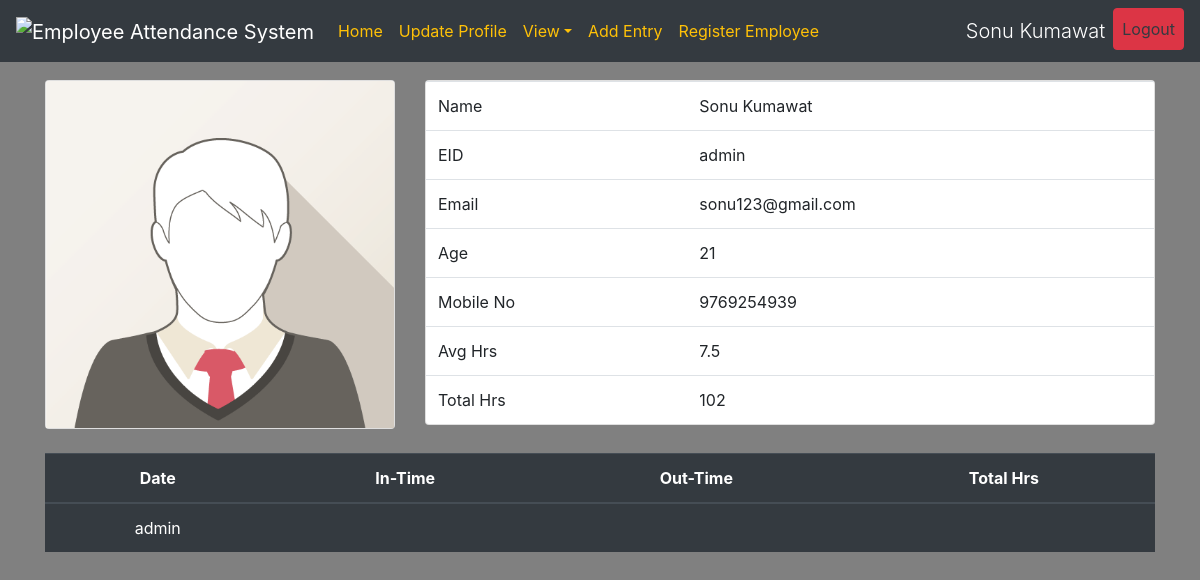
Screenshot of /employee/1/ (signed in) with the database file from the repository.
### MyWebsite/models.py (models this page shows, shortened)
class EmployeeUser(AbstractBaseUser):
	email = models.EmailField(name="email", max_length=60,unique=True)
	employeeid = models.CharField(max_length=30, unique=True)
	password = models.CharField(max_length=150)
	ename = models.CharField(max_length=30, null=False)
	age = models.PositiveIntegerField(null=True)
	mobileno = models.CharField(max_length=10)
	entry = models.TextField(null=True)
	date_joined = models.DateTimeField(name='date joined', auto_now_add=True)
	last_login = models.DateTimeField(name='last login', auto_now=True)
	is_admin = models.BooleanField(default=False)
	is_active = models.BooleanField(default=True)
	is_staff = models.BooleanField(default=False)
	is_superuser = models.BooleanField(default=False)
	USERNAME_FIELD = 'email'
	REQUIRED_FIELDS = ['employeeid']
	objects = MyEmployeeManager()

### MyWebsite/views.py (the view)
# urls.py: path('employee/<int:id>/', employee_view, name="employee"),
@login_required(login_url='home')
def employee_view(request, id):
	if not request.user.is_superuser:
		id = request.user.id
	emp = get_object_or_404(EmployeeUser, id=id)
	entries = EmployeeService().retrieveEntries(emp.email)
	context = {'emp':emp, 'entries':entries}
	return render(request, "employee.html", context)

### MyWebsite/services.py (called while the page is built)
	def retrieveEntries(self, email):
		emp = EmployeeUser.objects.get(email=email)
		rtr_list = []
		data = emp.entry
		if data is not None:
			entry_list = data.split(';')
			for entry in entry_list:
				x = entry.split('/')
				rtr_list.append(x)
		return rtr_list

### Templates/employee.html
{% extends 'base.html' %}
{% block content %}
<div class="container pt-4">
	<div class="row">
		<div class="col-lg-4 h-100">
			<div class="card card-shadow">
				{% load static %}
				<img class="card-img-top" src="{% static 'images/img_avatar1.png' %}", alt="card image">
			</div>
		</div>
		<div class="col">
			<div class="card card-shadow">
				<table class="table mb-0">
					<tbody>
						<tr>
							<td>Name</td>
							<td>{{ emp.ename }}</td>
						</tr>
						<tr>
							<td>EID</td>
							<td>{{ emp.employeeid }}</td>
						</tr>
						<tr>
							<td>Email</td>
							<td>{{ emp.email }}</td>
						</tr>
						<tr>
							<td>Age</td>
							<td>{{ emp.age }}</td>
						</tr>
						<tr>
							<td>Mobile No</td>
							<td>{{ emp.mobileno }}</td>
						</tr>
						<tr>
							<td>Avg Hrs</td>
							<td>7.5</td>
						</tr>
						<tr>
							<td>Total Hrs</td>
							<td>102</td>
						</tr>
					</tbody>
				</table>
			</div>
		</div>
	</div>
	<div class="my-4">
		<table class="table table-dark">
			<thead class="thead-dark text-center">
				<th>Date</th>
				<th>In-Time</th>
				<th>Out-Time</th>
				<th>Total Hrs</th>
			</thead>
			<tbody class="text-center">
				{% for entry in entries %}
					<tr>
						{% for item in entry %}
							<td>{{ item }}</td>
						{% endfor %}
					</tr>
				{% endfor %}
			</tbody>
		</table>
	</div>
</div>
{% endblock content %}

### Templates/base.html (shortened to what this page needs)
<!DOCTYPE html>
<html lang="en">
<head>
	<link rel="stylesheet" href="https://maxcdn.bootstrapcdn.com/bootstrap/4.4.1/css/bootstrap.min.css">
	<link rel="stylesheet" href="https://cdnjs.cloudflare.com/ajax/libs/font-awesome/4.7.0/css/font-awesome.min.css">
</head>
{% load static %}
<body style="background-color:grey;">
<nav class="navbar navbar-expand-sm fixed-top bg-dark navbar-dark">
	<a class="navbar-brand">
		<img src="" alt="Employee Attendance System" style="width:60px;">
	</a>
	<div class="collapse navbar-collapse" id="collapse_navbar">
		<ul class="navbar-nav">
			<li class="nav-item">
				{% if user.is_superuser %}
					<a class="nav-link text-warning text-center" href="{% url 'adminhome2' %}">Home</a>
				{% elif user.is_authenticated %}
					<a class="nav-link text-warning text-center" href="{{ user.get_absolute_url }}">Home</a>
				{% endif %}
			</li>
			{% if user.is_authenticated %}
				<li class="nav-item">
					<a class="nav-link text-warning text-center" href="#">Update Profile</a>
				</li>
			{% endif %}
			{% if user.is_superuser %}
				<li class="nav-item dropdown">
					<a class="nav-link text-warning text-center dropdown-toggle" href="#"  data-toggle="dropdown" >View</a>
				</li>
				<li class="nav-item">
					<a class="nav-link text-warning text-center" href="{% url 'entry' %}">Add Entry</a>
				</li>
				<li class="nav-item">
					<a class="nav-link text-warning text-center" href="{% url 'register' %}">Register Employee</a>
				</li>
			{% endif %}
		</ul>
		{% if user.is_authenticated %}
		<ul class="navbar-nav ml-auto">
			<li class="nav-item"><a class="lead nav-link text-white text-center">{{ request.user.ename }}</a></li>
			<li class="nav-item">
				<a class="nav-link text-dark btn btn-danger" href="{% url 'logout' %}">Logout</a>
			</li>
		</ul>
		{% endif %}
	</div>
</nav>
<h1>Yes,can see</h1>
{% block content %}{% endblock content %}
</body>
</html>

### rows the page displays
EmployeeUser: user.ename "Sonu Kumawat", ename "Sonu Kumawat", employeeid "admin", email "sonu123@gmail.com", age "21", mobileno "9769254939", entry "admin"
